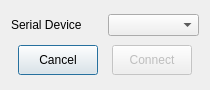
<?xml version="1.0" encoding="UTF-8"?>
<ui version="4.0">
 <class>SerialDialog</class>
 <widget class="QDialog" name="SerialDialog">
  <property name="geometry">
   <rect>
    <x>0</x>
    <y>0</y>
    <width>210</width>
    <height>90</height>
   </rect>
  </property>
  <property name="minimumSize">
   <size>
    <width>210</width>
    <height>90</height>
   </size>
  </property>
  <property name="maximumSize">
   <size>
    <width>210</width>
    <height>90</height>
   </size>
  </property>
  <property name="windowTitle">
   <string>Connect to Serial</string>
  </property>
  <property name="windowIcon">
   <iconset resource="resources.qrc">
    <normaloff>:/LIBRA-App_v2.ico</normaloff>:/LIBRA-App_v2.ico</iconset>
  </property>
  <layout class="QGridLayout" name="gridLayout">
   <item row="0" column="0">
    <widget class="QLabel" name="static_l_serial_name">
     <property name="text">
      <string>Serial Device</string>
     </property>
    </widget>
   </item>
   <item row="0" column="1">
    <widget class="QComboBox" name="cb_serial_name">
     <property name="enabled">
      <bool>true</bool>
     </property>
     <property name="sizeAdjustPolicy">
      <enum>QComboBox::AdjustToContents</enum>
     </property>
    </widget>
   </item>
   <item row="1" column="0" colspan="2">
    <layout class="QHBoxLayout" name="hl_decision">
     <item>
      <spacer name="hs_pb1">
       <property name="orientation">
        <enum>Qt::Horizontal</enum>
       </property>
       <property name="sizeHint" stdset="0">
        <size>
         <width>40</width>
         <height>20</height>
        </size>
       </property>
      </spacer>
     </item>
     <item>
      <widget class="QPushButton" name="pb_cancel">
       <property name="sizePolicy">
        <sizepolicy hsizetype="Fixed" vsizetype="Fixed">
         <horstretch>0</horstretch>
         <verstretch>0</verstretch>
        </sizepolicy>
       </property>
       <property name="minimumSize">
        <size>
         <width>80</width>
         <height>30</height>
        </size>
       </property>
       <property name="maximumSize">
        <size>
         <width>80</width>
         <height>30</height>
        </size>
       </property>
       <property name="text">
        <string>Cancel</string>
       </property>
       <property name="icon">
        <iconset theme="window-close"/>
       </property>
      </widget>
     </item>
     <item>
      <spacer name="hs_pb2">
       <property name="orientation">
        <enum>Qt::Horizontal</enum>
       </property>
       <property name="sizeHint" stdset="0">
        <size>
         <width>40</width>
         <height>20</height>
        </size>
       </property>
      </spacer>
     </item>
     <item>
      <widget class="QPushButton" name="pb_connect">
       <property name="enabled">
        <bool>false</bool>
       </property>
       <property name="sizePolicy">
        <sizepolicy hsizetype="Fixed" vsizetype="Fixed">
         <horstretch>0</horstretch>
         <verstretch>0</verstretch>
        </sizepolicy>
       </property>
       <property name="minimumSize">
        <size>
         <width>80</width>
         <height>30</height>
        </size>
       </property>
       <property name="maximumSize">
        <size>
         <width>80</width>
         <height>30</height>
        </size>
       </property>
       <property name="text">
        <string>Connect</string>
       </property>
       <property name="icon">
        <iconset theme="list-add"/>
       </property>
      </widget>
     </item>
     <item>
      <spacer name="hs_pb3">
       <property name="orientation">
        <enum>Qt::Horizontal</enum>
       </property>
       <property name="sizeHint" stdset="0">
        <size>
         <width>40</width>
         <height>20</height>
        </size>
       </property>
      </spacer>
     </item>
    </layout>
   </item>
  </layout>
 </widget>
 <resources>
  <include location="resources.qrc"/>
 </resources>
 <connections/>
</ui>
